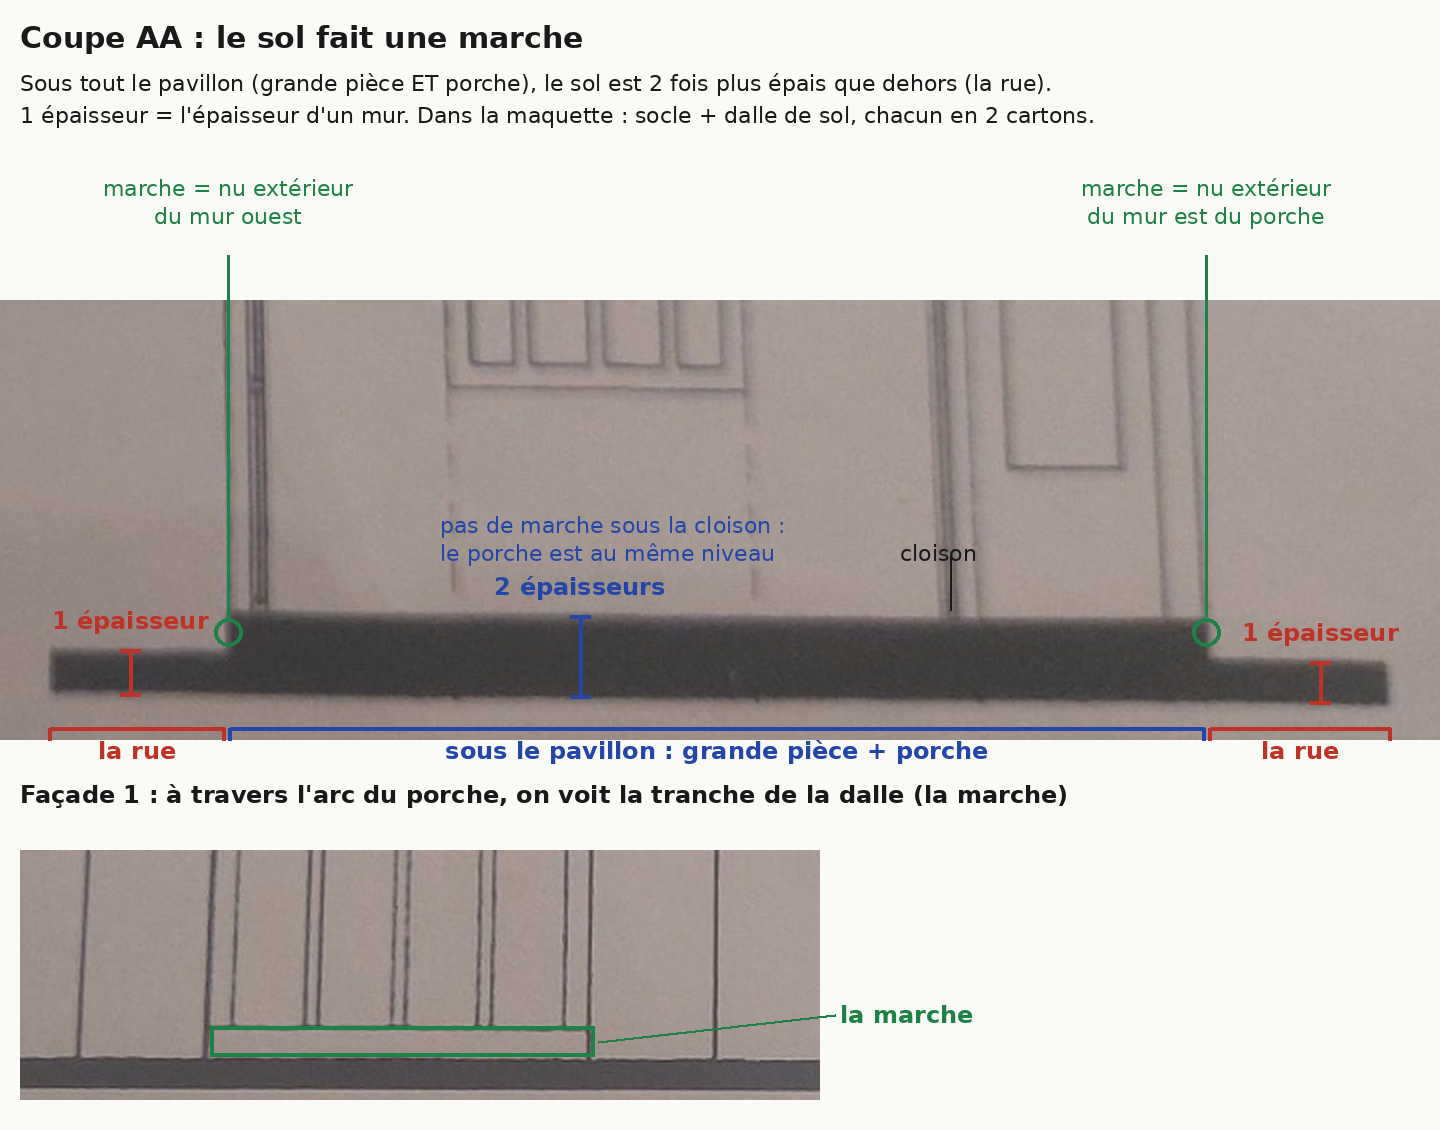

Reproduce this figure in Python.
"""Image annotée : comment lire le sol dans la coupe AA (la marche) et dans la façade 1.
Entrée : la photo de la feuille « lignes de projection » (tournée) et celle des élévations. Sortie : lecture-sol.png"""
import sys
from PIL import Image, ImageDraw, ImageFont

coupe_src, elev_src, sortie = sys.argv[1:4]
F = "/usr/share/fonts/truetype/dejavu/DejaVuSans.ttf"
FB = "/usr/share/fonts/truetype/dejavu/DejaVuSans-Bold.ttf"
t, tb, tt = ImageFont.truetype(F, 22), ImageFont.truetype(FB, 24), ImageFont.truetype(FB, 30)
BLEU, ROUGE, VERT, NOIR = (35, 70, 168), (190, 50, 40), (30, 130, 70), (25, 25, 25)

# coupe : bas du dessin, agrandi 2x
c = Image.open(coupe_src).crop((1150, 1180, 1870, 1400))
k = 2; c = c.resize((c.width * k, c.height * k), Image.LANCZOS)
X = lambda x: (x - 1150) * k; Y = lambda y: (y - 1180) * k
W = c.width; H = 300 + c.height + 460
im = Image.new("RGB", (W, H), (250, 250, 247)); im.paste(c, (0, 300)); d = ImageDraw.Draw(im)
oy = 300
d.text((20, 20), "Coupe AA : le sol fait une marche", font=tt, fill=NOIR)
d.text((20, 70), "Sous tout le pavillon (grande pièce ET porche), le sol est 2 fois plus épais que dehors (la rue).", font=t, fill=NOIR)
d.text((20, 102), "1 épaisseur = l'épaisseur d'un mur. Dans la maquette : socle + dalle de sol, chacun en 2 cartons.", font=t, fill=NOIR)
# zones
def accolade(x0, x1, y, txt, col, dy=-1):
    d.line([(x0, y), (x1, y)], fill=col, width=4); d.line([(x0, y - 12 * dy), (x0, y)], fill=col, width=4); d.line([(x1, y - 12 * dy), (x1, y)], fill=col, width=4)
    w = d.textlength(txt, font=tb); d.text(((x0 + x1 - w) / 2, y + (8 if dy < 0 else -40)), txt, font=tb, fill=col)
yb = oy + Y(1384) + 20
accolade(X(1175), X(1262), yb, "la rue", ROUGE)
accolade(X(1265), X(1752), yb, "sous le pavillon : grande pièce + porche", BLEU)
accolade(X(1755), X(1845), yb, "la rue", ROUGE)
# épaisseurs
def cote(x, y0, y1, txt, col, gauche=False, dessus=False):
    d.line([(x, y0), (x, y1)], fill=col, width=4)
    for y in (y0, y1): d.line([(x - 10, y), (x + 10, y)], fill=col, width=4)
    w = d.textlength(txt, font=tb)
    if dessus: d.text((x - w / 2, y0 - 44), txt, font=tb, fill=col)
    else: d.text((x - w - 16 if gauche else x + 16, (y0 + y1) / 2 - 14), txt, font=tb, fill=col)
cote(X(1215), oy + Y(1355), oy + Y(1377), "1 épaisseur", ROUGE, dessus=True)
cote(X(1440), oy + Y(1338), oy + Y(1378), "2 épaisseurs", BLEU, dessus=True)
cote(X(1810), oy + Y(1361), oy + Y(1381), "1 épaisseur", ROUGE, dessus=True)
# marches et murs
for x, txt in ((1264, "marche = nu extérieur\ndu mur ouest"), (1753, "marche = nu extérieur\ndu mur est du porche")):
    d.ellipse([X(x) - 14, oy + Y(1346) - 14, X(x) + 14, oy + Y(1346) + 14], outline=VERT, width=4)
    d.line([(X(x), oy + Y(1346) - 16), (X(x), 255)], fill=VERT, width=3)
    lignes = txt.split("\n")
    for i, l in enumerate(lignes):
        w = d.textlength(l, font=t); xx = min(max(10, X(x) - w / 2), W - w - 10)
        d.text((xx, 175 + 28 * i), l, font=t, fill=VERT)
d.text((X(1600), oy + Y(1300)), "cloison", font=t, fill=NOIR)
d.line([(X(1625), oy + Y(1308)), (X(1625), oy + Y(1335))], fill=NOIR, width=2)
d.text((X(1440) - 140, oy + Y(1290) - 8), "pas de marche sous la cloison :", font=t, fill=BLEU)
d.text((X(1440) - 140, oy + Y(1290) + 20), "le porche est au même niveau", font=t, fill=BLEU)

# façade 1 : la marche vue à travers l'arc
e = Image.open(elev_src).crop((470, 600, 870, 725)); e = e.resize((e.width * 2, e.height * 2), Image.LANCZOS)
y2 = oy + c.height + 110
d.text((20, y2 - 70), "Façade 1 : à travers l'arc du porche, on voit la tranche de la dalle (la marche)", font=tb, fill=NOIR)
im.paste(e, (20, y2)); d2 = ImageDraw.Draw(im)
d2.rectangle([20 + (565 - 470) * 2, y2 + (688 - 600) * 2, 20 + (757 - 470) * 2, y2 + (703 - 600) * 2], outline=VERT, width=4)
d2.text((20 + e.width + 20, y2 + 150), "la marche", font=tb, fill=VERT)
d2.line([(20 + (757 - 470) * 2 + 4, y2 + 192), (20 + e.width + 15, y2 + 165)], fill=VERT, width=3)
im = im.crop((0, 0, W, y2 + e.height + 30))
im.save(sortie); print(sortie, im.size)
